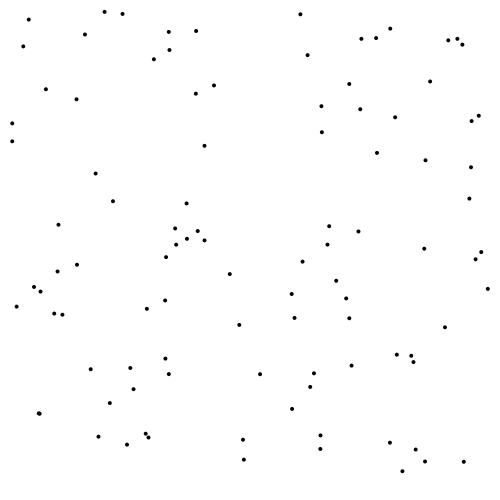
Frame 1 (no input)
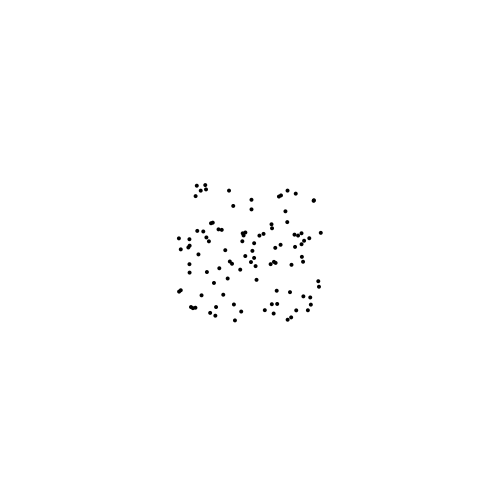
Frame 60 (the mouse pressed at the canvas centre just before this capture)
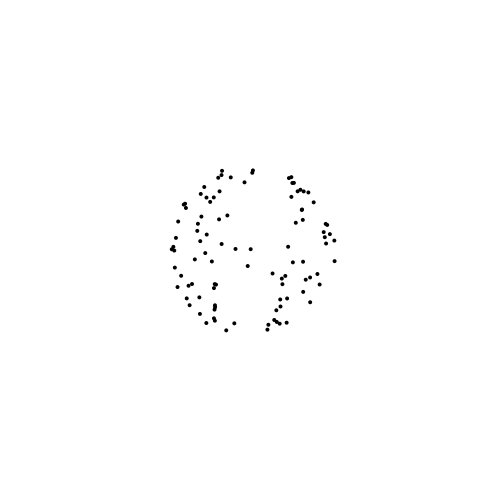
Frame 120 (the mouse held since frame 60 and released just before this capture)

The Processing sketch that drew these frames (run headless with seeded random() and noise(); from frame 60 on, the mouse is pressed at the canvas centre):

// Processing sketch: processing_136882
// ── processing_136882.pde


Flock[] f;

void setup(){
  size(500, 500);
  background(255);
  smooth();
  //initialize our flock guys
  f = new Flock[100];
  for (int i=0; i< f.length;i++) {
    f[i] = new Flock();
  }
}

void draw(){
  background(255);

  for (int i=0; i< f.length;i++){
    f[i].move();                //move all boids
  }
}


void mouseClicked(){            //target point
  for (int i=0; i< f.length;i++){
    f[i].setTarget(mouseX, mouseY);
  }
}

class Flock {

  PVector position, velocity, acceleration;
  PVector target;
  float startx, starty;

  //Variables to calculate our starting position.
  //The s will be the size of the Flock.
  int w, h, s;


  Flock() {

    w = width;
    h = height;
    //the size of our boid
    s = 4;

    //temporary x and y position to start flying
    startx = random(s, w-s);
    starty = random(s, h-s);

    position =new PVector(startx, starty);
    //start with no velocity, acceleration will take care of that
    velocity=new PVector(0, 0);
    //start with no accelartion, our target function will take care of that
    acceleration=new PVector(0, 0);
    //target position starts with the center.
    target=new PVector(w/2, h/2);
  }

 
  void move(){
    //We call the targetFunction() to calculate the acceleration     
    targetFunction();

    velocity.add(acceleration);
    velocity.limit(9);
    position.add(velocity);

    noStroke();
    fill(0);
    ellipse(position.x, position.y, s, s);      //boid
  }


  //This function will be used to change the vector with the target location.
  void setTarget(int inX, int inY){
    //We recieve x and y and set the vector with those values.
    target.set(inX, inY);
  }

 
  void targetFunction(){
    //desired vector to calculate a vector from our position towards the target
    PVector desired = PVector.sub(target, position);
    desired.normalize();
    desired.mult(0.5);
    // desired.setMag(maxspeed);

    acceleration = desired;
  }
}
